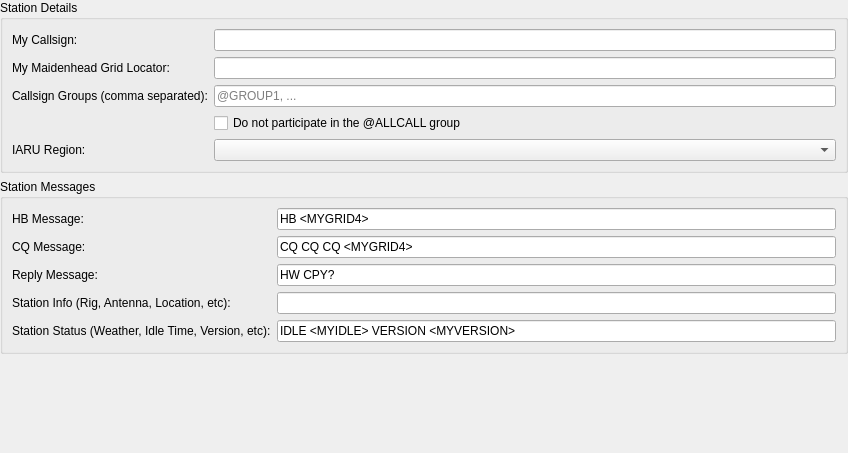
             <widget class="QWidget" name="scrollAreaWidgetContents">
              <property name="geometry">
               <rect>
                <x>0</x>
                <y>0</y>
                <width>848</width>
                <height>453</height>
               </rect>
              </property>
              <layout class="QVBoxLayout" name="verticalLayout_3">
               <property name="spacing">
                <number>6</number>
               </property>
               <property name="leftMargin">
                <number>0</number>
               </property>
               <property name="topMargin">
                <number>0</number>
               </property>
               <property name="rightMargin">
                <number>0</number>
               </property>
               <property name="bottomMargin">
                <number>0</number>
               </property>
               <item>
                <widget class="QGroupBox" name="groupBox_17">
                 <property name="title">
                  <string>Station Details</string>
                 </property>
                 <layout class="QGridLayout" name="gridLayout_13">
                  <item row="0" column="0">
                   <widget class="QLabel" name="callsign_label">
                    <property name="text">
                     <string>My Callsign:</string>
                    </property>
                    <property name="buddy">
                     <cstring>callsign_line_edit</cstring>
                    </property>
                   </widget>
                  </item>
                  <item row="1" column="0">
                   <widget class="QLabel" name="grid_label">
                    <property name="text">
                     <string>My Maidenhead Grid Locator:</string>
                    </property>
                    <property name="buddy">
                     <cstring>grid_line_edit</cstring>
                    </property>
                   </widget>
                  </item>
                  <item row="1" column="1">
                   <widget class="QLineEdit" name="grid_line_edit">
                    <property name="toolTip">
                     <string>&lt;html&gt;&lt;head/&gt;&lt;body&gt;&lt;p&gt;4 to 12-digit Maidenhead Locator&lt;/p&gt;&lt;/body&gt;&lt;/html&gt;</string>
                    </property>
                    <property name="maxLength">
                     <number>12</number>
                    </property>
                   </widget>
                  </item>
                  <item row="3" column="1">
                   <widget class="QLineEdit" name="groups_line_edit">
                    <property name="toolTip">
                     <string>&lt;html&gt;&lt;head/&gt;&lt;body&gt;&lt;p&gt;Enter a comma separated list of callsign groups (e.g., @GROUP/1, @ARES, @RACES, etc). &lt;br/&gt;&lt;br/&gt;Each group behaves similarly to @ALLCALL. Messages that are directed to the group are printed at all participating stations.&lt;/p&gt;&lt;/body&gt;&lt;/html&gt;</string>
                    </property>
                    <property name="text">
                     <string/>
                    </property>
                    <property name="placeholderText">
                     <string>@GROUP1, ...</string>
                    </property>
                   </widget>
                  </item>
                  <item row="3" column="0">
                   <widget class="QLabel" name="groups_label">
                    <property name="text">
                     <string>Callsign Groups (comma separated):</string>
                    </property>
                   </widget>
                  </item>
                  <item row="0" column="1">
                   <widget class="QLineEdit" name="callsign_line_edit">
                    <property name="toolTip">
                     <string>Station callsign.</string>
                    </property>
                   </widget>
                  </item>
                  <item row="4" column="1">
                   <widget class="QCheckBox" name="avoid_allcall_check_box">
                    <property name="text">
                     <string>Do not participate in the @ALLCALL group</string>
                    </property>
                    <property name="checked">
                     <bool>false</bool>
                    </property>
                   </widget>
                  </item>
                  <item row="6" column="1">
                   <widget class="QComboBox" name="region_combo_box">
                    <property name="visible">
                     <bool>false</bool>
                    </property>
                    <property name="toolTip">
                     <string>IARU Region</string>
                    </property>
                   </widget>
                  </item>
                  <item row="6" column="0">
                   <widget class="QLabel" name="region_label">
                    <property name="visible">
                     <bool>false</bool>
                    </property>
                    <property name="text">
                     <string>IARU Region:</string>
                    </property>
                    <property name="buddy">
                     <cstring>region_combo_box</cstring>
                    </property>
                   </widget>
                  </item>
                 </layout>
                </widget>
               </item>
               <item>
                <widget class="QGroupBox" name="groupBox_16">
                 <property name="title">
                  <string>Station Messages</string>
                 </property>
                 <layout class="QGridLayout" name="gridLayout_4">
                  <item row="4" column="1">
                   <widget class="QLineEdit" name="status_message_line_edit">
                    <property name="text">
                     <string>IDLE &lt;MYIDLE&gt; VERSION &lt;MYVERSION&gt;</string>
                    </property>
                   </widget>
                  </item>
                  <item row="2" column="0">
                   <widget class="QLabel" name="label_17">
                    <property name="text">
                     <string>Reply Message:</string>
                    </property>
                   </widget>
                  </item>
                  <item row="0" column="0">
                   <widget class="QLabel" name="label_28">
                    <property name="visible">
                     <bool>false</bool>
                    </property>
                    <property name="text">
                     <string>HB Message:</string>
                    </property>
                   </widget>
                  </item>
                  <item row="2" column="1">
                   <widget class="QLineEdit" name="reply_message_line_edit">
                    <property name="text">
                     <string>HW CPY?</string>
                    </property>
                   </widget>
                  </item>
                  <item row="0" column="1">
                   <widget class="QLineEdit" name="hb_message_line_edit">
                    <property name="visible">
                     <bool>false</bool>
                    </property>
                    <property name="text">
                     <string>HB &lt;MYGRID4&gt;</string>
                    </property>
                   </widget>
                  </item>
                  <item row="1" column="1">
                   <widget class="QLineEdit" name="cq_message_line_edit">
                    <property name="text">
                     <string>CQ CQ CQ &lt;MYGRID4&gt;</string>
                    </property>
                   </widget>
                  </item>
                  <item row="3" column="0">
                   <widget class="QLabel" name="label_14">
                    <property name="toolTip">
                     <string>&lt;html&gt;&lt;head/&gt;&lt;body&gt;&lt;p&gt;Station location message&lt;/p&gt;&lt;/body&gt;&lt;/html&gt;</string>
                    </property>
                    <property name="text">
                     <string>Station Info (Rig, Antenna, Location, etc):</string>
                    </property>
                   </widget>
                  </item>
                  <item row="4" column="0">
                   <widget class="QLabel" name="label_27">
                    <property name="text">
                     <string>Station Status (Weather, Idle Time, Version, etc):</string>
                    </property>
                   </widget>
                  </item>
                  <item row="3" column="1">
                   <widget class="QLineEdit" name="info_message_line_edit">
                    <property name="toolTip">
                     <string>&lt;html&gt;&lt;head/&gt;&lt;body&gt;&lt;p&gt;Station location message that is transmitted in response to &amp;quot;@&amp;quot; directed queries.&lt;/p&gt;&lt;/body&gt;&lt;/html&gt;</string>
                    </property>
                   </widget>
                  </item>
                  <item row="1" column="0">
                   <widget class="QLabel" name="label_19">
                    <property name="text">
                     <string>CQ Message:</string>
                    </property>
                   </widget>
                  </item>
                 </layout>
                </widget>
               </item>
               <item>
                <spacer name="verticalSpacer_14">
                 <property name="orientation">
                  <enum>Qt::Orientation::Vertical</enum>
                 </property>
                 <property name="sizeHint" stdset="0">
                  <size>
                   <width>20</width>
                   <height>40</height>
                  </size>
                 </property>
                </spacer>
               </item>
              </layout>
             </widget>
